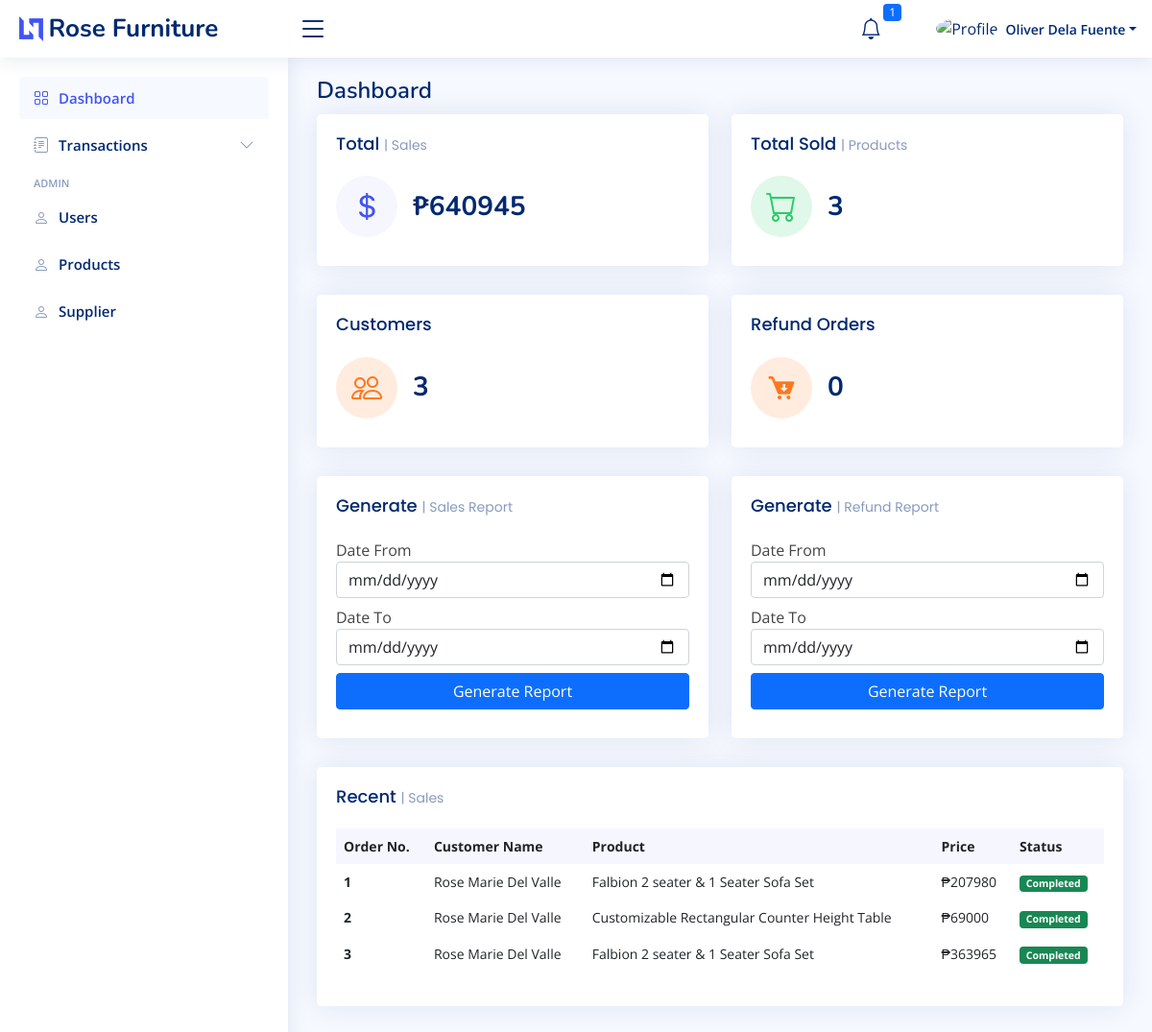
Before: /ecommerce/dashboard (signed in) with the older database file.
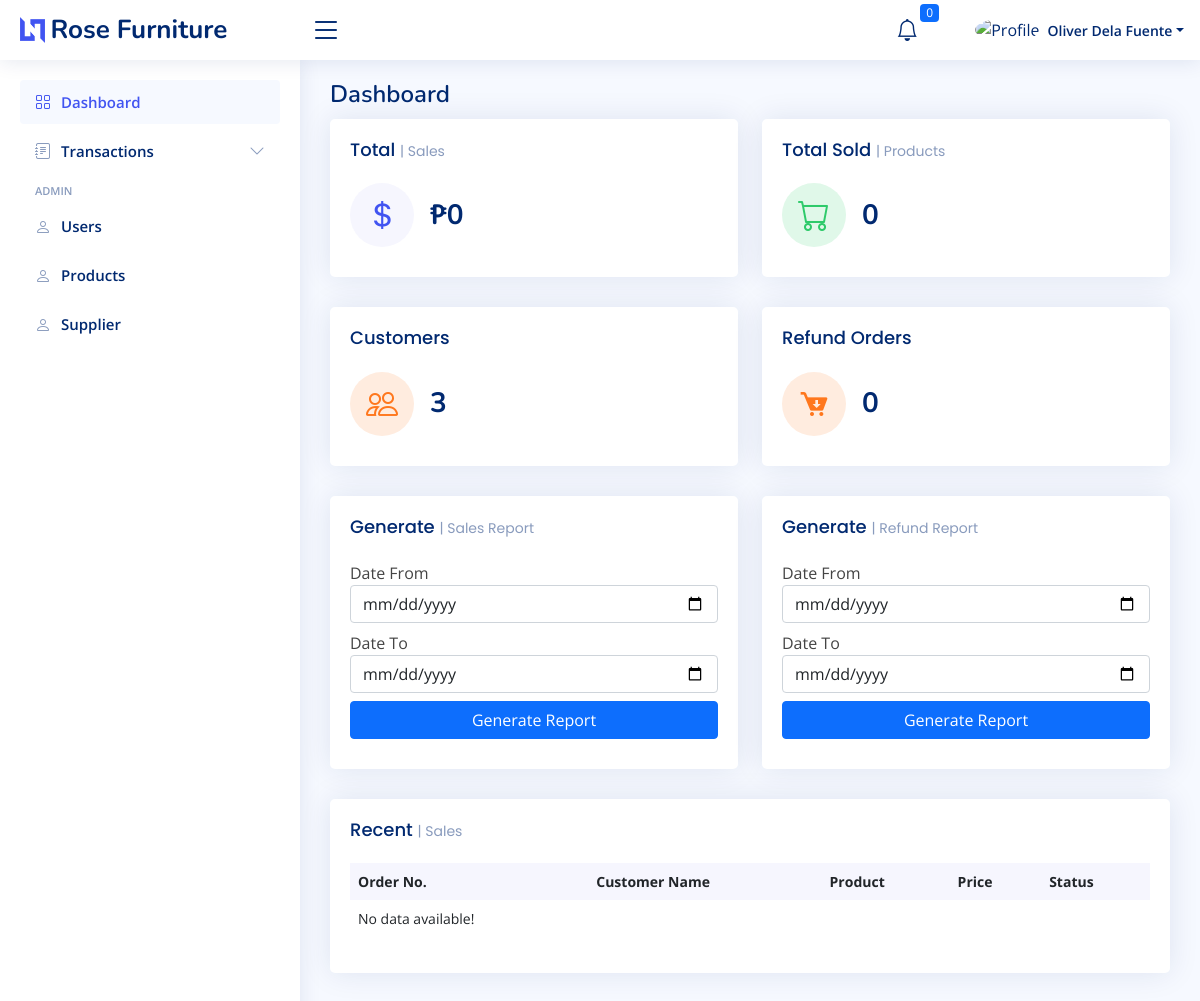
After: the same page with the newer database file.
### tables this page shows
CREATE TABLE `tbl_users` (
  `user_id` int(11) NOT NULL,
  `first_name` varchar(100) DEFAULT NULL,
  `last_name` varchar(100) DEFAULT NULL,
  `address` varchar(250) DEFAULT NULL,
  `contact_no` varchar(50) DEFAULT NULL,
  `username` varchar(100) DEFAULT NULL,
  `password` varchar(100) DEFAULT NULL,
  `email` varchar(100) DEFAULT NULL,
  `group_code` int(11) DEFAULT NULL,
  `status` int(11) DEFAULT 1
);

CREATE TABLE `tbl_order_detail_items` (
  `order_id` int(11) NOT NULL,
  `product_code` varchar(100) DEFAULT NULL,
  `product_name` varchar(100) DEFAULT NULL,
  `price` varchar(100) DEFAULT NULL,
  `quantity` varchar(100) DEFAULT NULL,
  `payment_method` varchar(100) DEFAULT NULL,
  `user_id` int(11) DEFAULT NULL,
  `detail_code` varchar(100) DEFAULT NULL,
  `date_cancelled` datetime DEFAULT current_timestamp(),
  `status` int(11) DEFAULT 1,
  `to_pay` int(11) DEFAULT 1,
  `to_ship` int(11) DEFAULT 0,
  `to_pickup` int(11) DEFAULT 0,
  `in_transit` int(11) DEFAULT 0,
  `to_deliver` int(11) DEFAULT 0,
  `cart_id` int(11) DEFAULT NULL,
  `to_complete` int(11) DEFAULT 0,
  `group_code` int(11) DEFAULT NULL,
  `rider_id` varchar(100) DEFAULT NULL,
  `refund_status` int(11) DEFAULT 0,
  `date_completed` varchar(100) DEFAULT NULL,
  `rider_refund_id` int(11) DEFAULT NULL,
  `date_created` timestamp NULL DEFAULT current_timestamp()
);

### ecommerce/dashboard.php (the view, shortened to what the rows shown need)
<?php include '../includes/header_ecommerce.php'; ?>
<div class="pagetitle">
  <h1>Dashboard</h1>
</div>
<section class="section dashboard">
  <div class="row">
    <div class="col-lg-12">
      <div class="row">
        <div class="col-12">
          <div class="card recent-sales overflow-auto">
            <div class="card-body">
              <table class="table table-borderless table-responsive">
                <thead>
                  <tr>
                    <th scope="col">Order No.</th>
                    <th scope="col">Customer Name</th>
                    <th scope="col">Product</th>
                    <th scope="col">Price</th>
                    <th scope="col">Status</th>
                  </tr>
                </thead>
                <tbody>
                  <?php
                  $sql = mysqli_query($conn, "SELECT * FROM tbl_order_detail_items WHERE to_complete = 2 ORDER BY order_id ASC LIMIT 5");
                  if (mysqli_num_rows($sql) > 0) {
                    while ($row = mysqli_fetch_assoc($sql)) {
                      $sqlName = mysqli_query($conn, "SELECT first_name, last_name FROM tbl_users WHERE user_id = '" . $row['user_id'] . "' ");
                      $fetchName = mysqli_fetch_assoc($sqlName);
                      $fullname = $fetchName['first_name'] . ' ' . $fetchName['last_name'];
                      $total = $row['price'] * $row['quantity'];
                  ?>
                      <tr>
                        <th scope="row"><?= $row['order_id'] ?></th>
                        <td><?= $fullname ?></td>
                        <td><?= $row['product_name'] ?></td>
                        <td>₱<?= $total ?></td>
                        <td>
                          <?php
                          if ($row['refund_status'] == "7") {
                          ?>
                            <span class="badge bg-danger">Refunded</span>
                          <?php
                          } else {
                          ?>
                            <span class="badge bg-success">Completed</span>
                          <?php
                          }
                          ?>
                        </td>
                      </tr>
                    <?php
                    }
                  } else {
                    ?>
                    <tr>
                      <td class="">No data available!</td>
                    </tr>
                  <?php
                  }
                  ?>
                </tbody>
              </table>
            </div>
          </div>
        </div>
      </div>
    </div>
  </div>
</section>
<?php include '../includes/footer_ecommerce.php'; ?>

### includes/header_ecommerce.php (shortened to what the rows shown need)
<?php
@require_once '../database/connection.php';
$getID     = $_SESSION['user_id'];
$queryUser = $conn->query("SELECT * FROM `tbl_users` WHERE `user_id` = '" . $getID . "' ");
$user      = $queryUser->fetch_assoc();
?>
<!DOCTYPE html>
<html lang="en">
<head>
  <link href="https://cdn.jsdelivr.net/npm/select2@4.1.0-rc.0/dist/css/select2.min.css" rel="stylesheet" />
  <link rel="stylesheet" href="https://cdnjs.cloudflare.com/ajax/libs/font-awesome/6.4.2/css/all.min.css" />
  <link href="assets/vendor/bootstrap-icons/bootstrap-icons.css" rel="stylesheet">
  <link href="assets/vendor/boxicons/css/boxicons.min.css" rel="stylesheet">
  <link href="assets/vendor/quill/quill.snow.css" rel="stylesheet">
  <link href="assets/vendor/quill/quill.bubble.css" rel="stylesheet">
  <link href="assets/vendor/remixicon/remixicon.css" rel="stylesheet">
  <link href="assets/css/bootstrap.min.css" rel="stylesheet">
  <link rel="stylesheet" href="assets/css/bsDatatable.css">
  <link href="https://cdn.jsdelivr.net/npm/sweetalert2@11.7.32/dist/sweetalert2.min.css" rel="stylesheet">
  <link href="assets/css/style.css" rel="stylesheet">
</head>
<body>
  <header id="header" class="header fixed-top d-flex align-items-center">
    <nav class="header-nav ms-auto">
      <ul class="d-flex align-items-center">
        <li class="nav-item dropdown pe-3">
          <a class="nav-link nav-profile d-flex align-items-center pe-0" href="#" data-bs-toggle="dropdown">
            <img src="https://th.bing.com/th/id/OIP.LG6UqvINZmEBMrUzrhADJAHaHa?pid=ImgDet&rs=1" alt="Profile" class="rounded-circle">
            <span class="d-none d-md-block dropdown-toggle ps-2"><?php echo $user['first_name'] ?> <?php echo $user['last_name'] ?></span>
          </a>
        </li>
      </ul>
    </nav>
  </header>
  <main id="main" class="main">

Changed rows visible on the page:
removed tbl_order_detail_items: order_id "1", user.last_name "Rose Marie Del Valle", product_name "Falbion 2 seater & 1 Seater Sofa Set", total "207980", refund_status "Completed"
removed tbl_order_detail_items: order_id "2", user.last_name "Rose Marie Del Valle", product_name "Customizable Rectangular Counter Height Table", total "69000", refund_status "Completed"
removed tbl_order_detail_items: order_id "3", user.last_name "Rose Marie Del Valle", product_name "Falbion 2 seater & 1 Seater Sofa Set", total "363965", refund_status "Completed"
Other visible differences:
$rowCoundAdmin['id']: "1" → "0"
$totalAmount: "640945" → "0"
$fetchCount['count']: "3" → "0"
text now shown: "No data available!"
